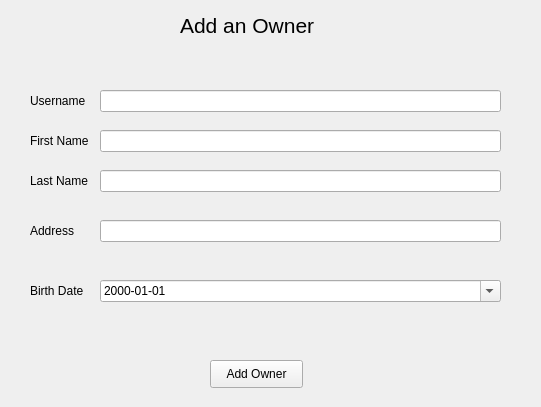
<?xml version="1.0" encoding="UTF-8"?>
<ui version="4.0">
 <class>Form</class>
 <widget class="QWidget" name="Form">
  <property name="geometry">
   <rect>
    <x>0</x>
    <y>0</y>
    <width>541</width>
    <height>407</height>
   </rect>
  </property>
  <property name="windowTitle">
   <string>Form</string>
  </property>
  <widget class="QLabel" name="label">
   <property name="geometry">
    <rect>
     <x>180</x>
     <y>-40</y>
     <width>181</width>
     <height>131</height>
    </rect>
   </property>
   <property name="font">
    <font>
     <pointsize>16</pointsize>
    </font>
   </property>
   <property name="text">
    <string>Add an Owner</string>
   </property>
  </widget>
  <widget class="QLineEdit" name="UsernameEntry">
   <property name="geometry">
    <rect>
     <x>100</x>
     <y>90</y>
     <width>401</width>
     <height>22</height>
    </rect>
   </property>
  </widget>
  <widget class="QLabel" name="label_2">
   <property name="geometry">
    <rect>
     <x>30</x>
     <y>90</y>
     <width>61</width>
     <height>21</height>
    </rect>
   </property>
   <property name="text">
    <string>Username</string>
   </property>
  </widget>
  <widget class="QLabel" name="label_3">
   <property name="geometry">
    <rect>
     <x>30</x>
     <y>130</y>
     <width>71</width>
     <height>21</height>
    </rect>
   </property>
   <property name="text">
    <string>First Name</string>
   </property>
  </widget>
  <widget class="QLineEdit" name="FirstNameEntry">
   <property name="geometry">
    <rect>
     <x>100</x>
     <y>130</y>
     <width>401</width>
     <height>22</height>
    </rect>
   </property>
  </widget>
  <widget class="QLabel" name="label_4">
   <property name="geometry">
    <rect>
     <x>30</x>
     <y>170</y>
     <width>61</width>
     <height>21</height>
    </rect>
   </property>
   <property name="text">
    <string>Last Name</string>
   </property>
  </widget>
  <widget class="QLineEdit" name="LastNameEntry">
   <property name="geometry">
    <rect>
     <x>100</x>
     <y>170</y>
     <width>401</width>
     <height>22</height>
    </rect>
   </property>
  </widget>
  <widget class="QLabel" name="label_5">
   <property name="geometry">
    <rect>
     <x>30</x>
     <y>220</y>
     <width>61</width>
     <height>21</height>
    </rect>
   </property>
   <property name="text">
    <string>Address</string>
   </property>
  </widget>
  <widget class="QLineEdit" name="AddressEntry">
   <property name="geometry">
    <rect>
     <x>100</x>
     <y>220</y>
     <width>401</width>
     <height>22</height>
    </rect>
   </property>
  </widget>
  <widget class="QLabel" name="label_6">
   <property name="geometry">
    <rect>
     <x>30</x>
     <y>280</y>
     <width>61</width>
     <height>21</height>
    </rect>
   </property>
   <property name="text">
    <string>Birth Date</string>
   </property>
  </widget>
  <widget class="QDateEdit" name="DateEntry">
   <property name="geometry">
    <rect>
     <x>100</x>
     <y>280</y>
     <width>401</width>
     <height>22</height>
    </rect>
   </property>
   <property name="dateTime">
    <datetime>
     <hour>0</hour>
     <minute>0</minute>
     <second>0</second>
     <year>2000</year>
     <month>1</month>
     <day>1</day>
    </datetime>
   </property>
   <property name="displayFormat">
    <string>yyyy-MM-dd</string>
   </property>
   <property name="calendarPopup">
    <bool>true</bool>
   </property>
  </widget>
  <widget class="QPushButton" name="addOwner">
   <property name="geometry">
    <rect>
     <x>210</x>
     <y>360</y>
     <width>93</width>
     <height>28</height>
    </rect>
   </property>
   <property name="text">
    <string>Add Owner</string>
   </property>
  </widget>
 </widget>
 <resources/>
 <connections/>
</ui>
